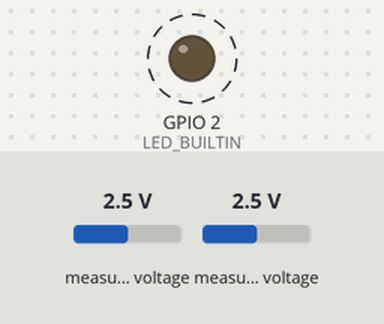
Simulated run of this program. Board: ESP8266 (Wemos D1 mini). Parts: output pins drawn as LEDs (lit = HIGH, except the on-board LED, lit = LOW). Dashed ring = blinking. The inputs (shaded band) are chosen by the test bench; at power-on: measured voltage 2.5 V. WiFi joins after 1.5 s; servers stay silent unless stated; random numbers use the default seed unless the program sets one; no MQTT or app messages arrive unless stated; what the program prints to the serial monitor is not drawn.

Above: at 2.2 s.
Timing chart, 0 to 7.3 s (numbered marks = the images above):
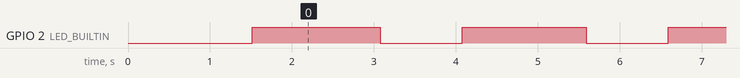

The program:

main.cpp
```cpp
// Librerías para medir consumo
#include <Wire.h>
#include <Adafruit_ADS1015.h>
// Librerias para WiFi y MQTT
#include <ESP8266WiFi.h>
#include <PubSubClient.h>

// Datos de la red---------------------------
const char* ssid = "MiRED";  // WRTred
const char* password = "electronica"; // electronica
const char* mqtt_server = "192.168.31.130";  // 192.168.1.130

// Cliente WiFi en MQTT-----------------------
const char* mqtt_user = "hassbian-mqtt";
const char* mqtt_pswd = "electronica";
String mqttID="SCT-013-030";
const char* topic="casa/demanda";
char msg[10];
WiFiClient espClient;
PubSubClient client(espClient);

// Instancia del ADS--------------------------
Adafruit_ADS1115 ads;

// Factor corriente/tensión de la sonda-------
const float FACTOR = 30; //30A/1V

// Resolución usada para la sonda-------------
const float multiplier = 0.0625F;

int tiempo_muestreo = 1500;

//--------------------------------------------
//                FUNCIONES
//--------------------------------------------
// Conexión WiFi------------------------------
void setup_wifi() {

  delay(10);
  // Texto que indica que está conectando
  Serial.println();
  Serial.print("Conectando con ");
  Serial.println(ssid);

  WiFi.begin(ssid, password);

  //Espera a conexión
  while (WiFi.status() != WL_CONNECTED) {
    delay(500);
    Serial.print(".");
  }

  // Texto que indica que se ha establecido conexión
  Serial.println("");
  Serial.println("WiFi conectado");
  Serial.println("Dirección IP: ");
  Serial.println(WiFi.localIP());
}

// Función de conexión a broker MQTT----------
void reconnect() {
  // Espera hasta conexión con broker MQTT
  while (!client.connected()) {
    Serial.print("Esperando conexión MQTT...");
    // Creación de ID aleatorio
    String clientId = mqttID + " :";
    clientId += String(random(0xffff), HEX);
    // Intento de conexión
    if (client.connect(clientId.c_str(),mqtt_user,mqtt_pswd)) {
      Serial.println("conectado");
      // Conectado, publicar un anuncio...
      client.publish(topic, "Midiendo consumo vivienda");
    } else {
      Serial.print("fallo, rc=");
      Serial.print(client.state());
      Serial.println(" reintento en 5 segundos");
      // Espera 5 segundos antes del reintento
      delay(5000);
    }
  }
}

// Función de impresión de una medida---------
void printMeasure(String prefix, float value, String postfix)
{
 Serial.print(prefix);
 Serial.print(value, 3);
 Serial.println(postfix);
}

// Función de medición de la corriente en Irms
float getCorriente(int titer)
{
 float voltage;
 float corriente;
 float sum = 0;
 long tiempo = millis();
 int counter = 0;

 while (millis() - tiempo < titer)
 {
   voltage = ads.readADC_Differential_0_1() * multiplier;
   corriente = voltage * FACTOR;
   corriente /= 1000.0;

   sum += sq(corriente);
   counter = counter + 1;
  }

 corriente = sqrt(sum / counter);
 return(corriente);
}

//--------------------------------------------
//            PROGRAMA PRINCIPAL
//--------------------------------------------
// Inicialización-----------------------------
void setup()
{
  pinMode(LED_BUILTIN,OUTPUT);
  Serial.begin(115200);
  setup_wifi();  // Conexión a la red WiFi
  client.setServer(mqtt_server, 1883);// establece el servidor MQTT
  // ads.setGain(GAIN_TWOTHIRDS);  +/- 6.144V  1 bit = 0.1875mV (default)
  // ads.setGain(GAIN_ONE);        +/- 4.096V  1 bit = 0.125mV
  // ads.setGain(GAIN_TWO);        +/- 2.048V  1 bit = 0.0625mV
  // ads.setGain(GAIN_FOUR);       +/- 1.024V  1 bit = 0.03125mV
  // ads.setGain(GAIN_EIGHT);      +/- 0.512V  1 bit = 0.015625mV
  // ads.setGain(GAIN_SIXTEEN);    +/- 0.256V  1 bit = 0.0078125mV
  ads.setGain(GAIN_TWO); // ±2.048V  1 bit = 0.0625mV
  ads.begin();
}

// Bucle infinito
void loop()
{
 digitalWrite(LED_BUILTIN,HIGH);

 // Parte encargada de medir la potencia
 Serial.print("Tiempo de interación: ");
 Serial.println(tiempo_muestreo);
 float currentRMS = getCorriente(tiempo_muestreo);
 float power = 230.0 * currentRMS;

 printMeasure("Irms: ", currentRMS, "A ,");
 printMeasure("Potencia: ", power, "W");

 // Parte encargada del envío por MQTT
 if (!client.connected()) {
   reconnect();    //Conexión como cliente a MQTT
 }
 client.loop();

 // Formato de publicación del mensaje
 snprintf (msg, 10, "%f", power);
 Serial.print("Mensaje publicado: ");
 Serial.println(msg);
 client.publish(topic, msg);

 digitalWrite(LED_BUILTIN,LOW);

 delay(1000);
}
```

Measured:
- by itself, GPIO 2 (LED_BUILTIN): alternates HIGH for 1.5 s and LOW for 1.0 s
